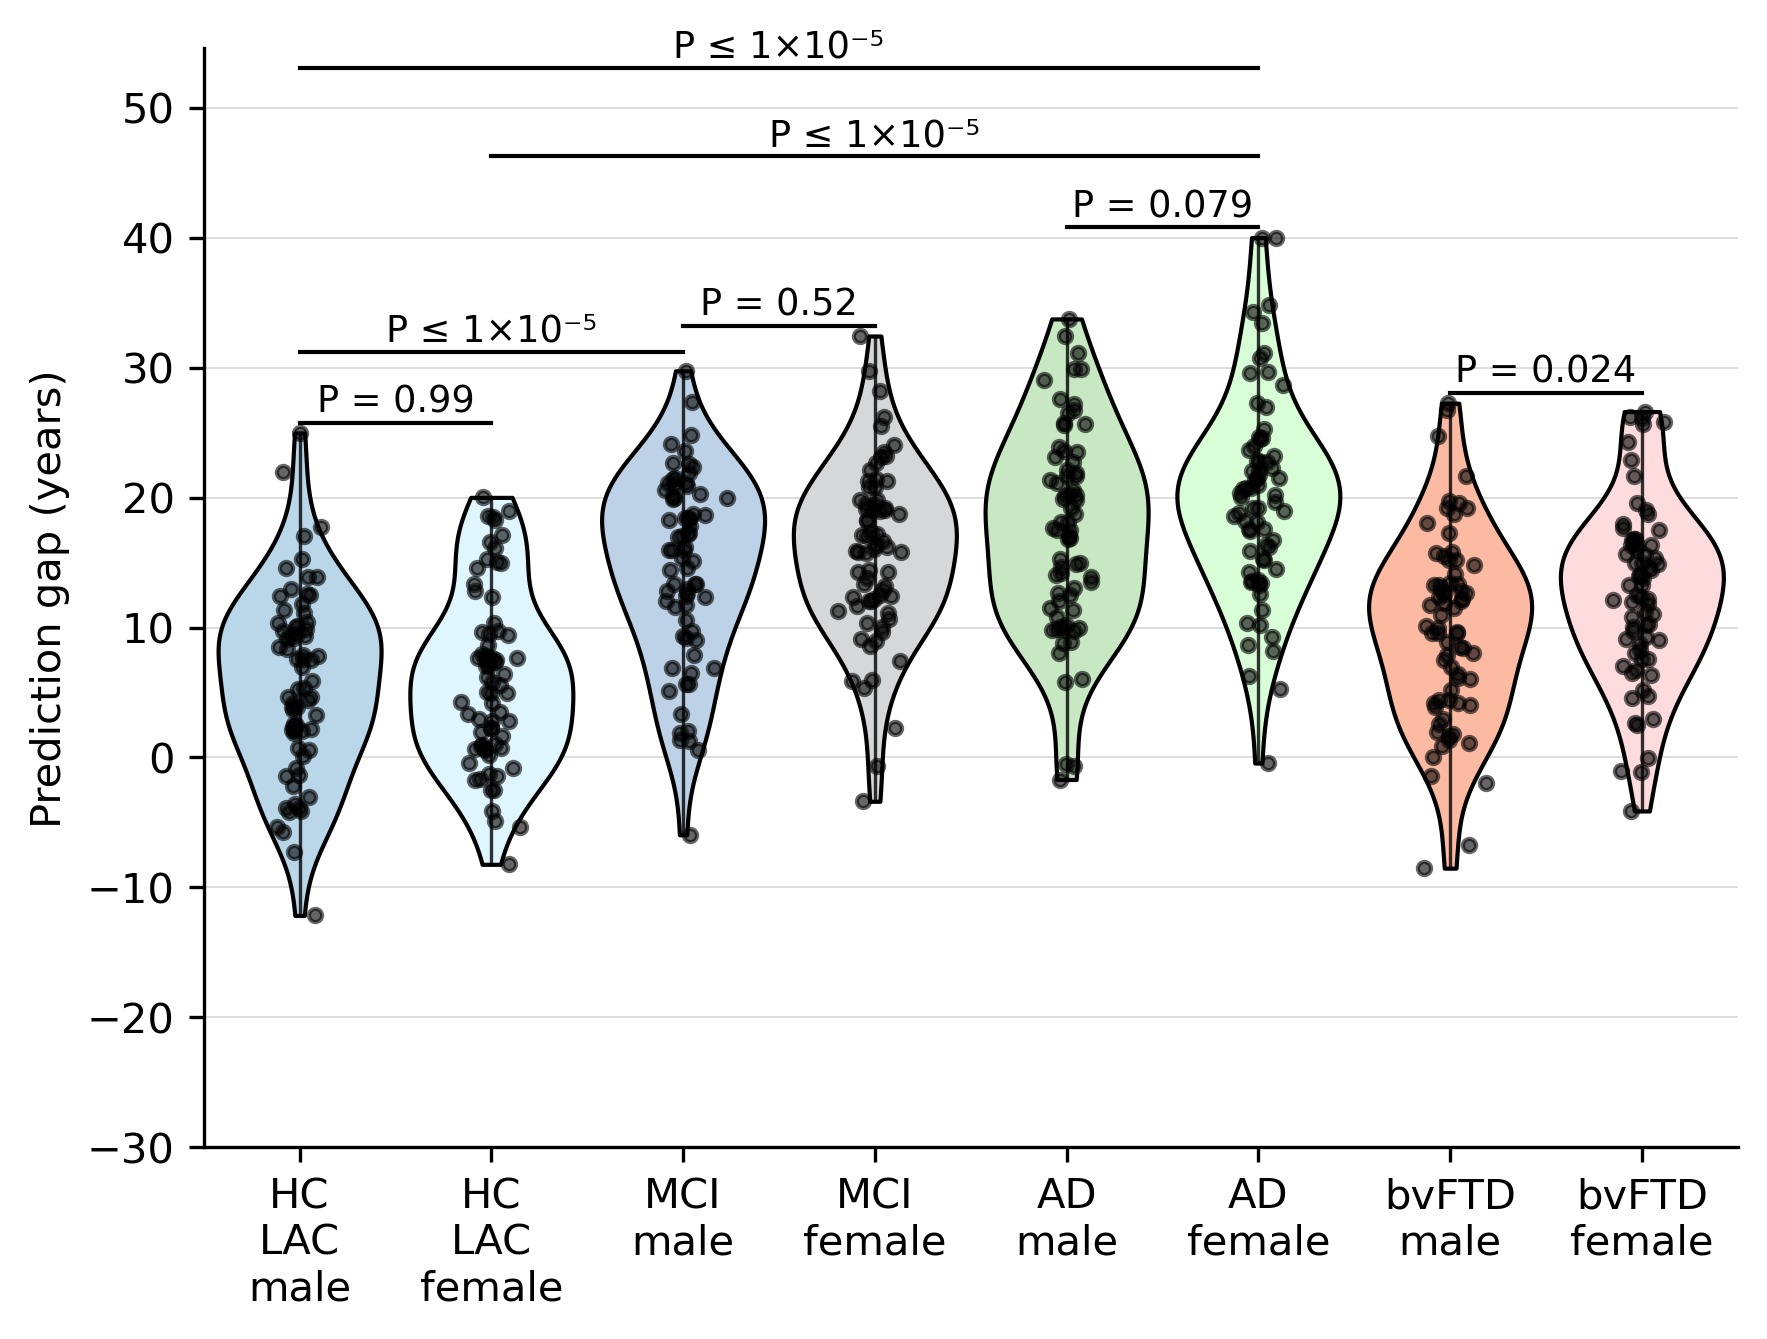

Write Python code to recreate this figure.
# -*- coding: utf-8 -*-

import numpy as np
import pandas as pd
import matplotlib.pyplot as plt
from scipy.stats import mannwhitneyu
from typing import List, Tuple, Optional, Callable, Sequence

def plot_violin_significance(
    df: pd.DataFrame,
    groups_order: Sequence[str],
    pairs: List[Tuple[str, str]],
    colors: Optional[Sequence[str]] = None,           # 自定义颜色序列
    color_map: Optional[Callable[[str], str]] = None, # 或用函数自动根据组名返回颜色
    figsize: Tuple[float, float] = (7, 5),            # 画布大小
    ylim: Optional[Tuple[float, float]] = None,       # y轴范围，可自动扩展
    ylabel: str = "Prediction gap (years)",
    show_points: bool = True,
    jitter_sd: float = 0.06,
    pad_above_violin: float = 0.8,
    base_gap_coef: float = 0.08,
    overlap_coef: float = 0.45,
    span_weight_step: float = 0.25,
    text_offset: float = 0.25,
    line_width: float = 1.0,
    text_size: float = 9.0,
    save_path: Optional[str] = None,
    p_filter: Optional[Callable[[float], bool]] = None,   # 筛选p值（如 lambda p: p<0.05）
    test_func: Callable[[np.ndarray, np.ndarray], float] = None,  # 可替换为 t 检验
):
    """绘制提琴图 + 显著性横线"""

    # ==== 默认统计函数与文本格式 ====
    if test_func is None:
        def test_func(a, b): return mannwhitneyu(a, b, alternative="two-sided").pvalue
    def p_text(p):
        if p <= 1e-5: return "P ≤ 1×10⁻⁵"
        elif p < 0.001: return "P < 0.001"
        else: return f"P = {p:.2g}"

    # ==== 提取数据 ====
    cols = [c for c in groups_order if c in df.columns]
    data = [df[c].dropna().to_numpy() for c in cols]
    positions = np.arange(1, len(data) + 1)
    name2idx = {n: i for i, n in enumerate(cols)}

    # ==== 计算 p 值 ====
    pairs_idx = [(name2idx[a], name2idx[b]) for a, b in pairs if a in name2idx and b in name2idx]
    pvals = {p: test_func(data[p[0]], data[p[1]]) for p in pairs_idx}
    if p_filter:
        pvals = {p: v for p, v in pvals.items() if p_filter(v)}
    labels = {p: p_text(v) for p, v in pvals.items()}

    # ==== 画布 ====
    fig, ax = plt.subplots(figsize=figsize)
    
    # ==== 自动配色 ====
    if color_map:
        colors = [color_map(name) for name in cols]
    elif colors is None:
        colors = plt.cm.tab20(np.linspace(0, 1, len(cols)))

    # ==== 提琴图 ====
    parts = ax.violinplot(data, positions=positions, showmeans=False,
                          showmedians=False, showextrema=False, widths=0.85)
    for i, body in enumerate(parts["bodies"]):
        body.set_facecolor(colors[i % len(colors)])
        body.set_edgecolor("black")
        body.set_linewidth(0.8)
        body.set_alpha(1.0)

    # ==== 获取顶部y值 ====
    y_tops = []
    for i, body in enumerate(parts["bodies"]):
        verts = body.get_paths()[0].vertices
        ymin, ymax = verts[:, 1].min(), verts[:, 1].max()
        y_tops.append(ymax)
        ax.plot([positions[i], positions[i]], [ymin, ymax],
                color="black", lw=0.8, alpha=0.8, zorder=2)

    # ==== 散点 ====
    if show_points:
        np.random.seed(42)
        for i, vals in enumerate(data):
            jitter = np.random.normal(0, jitter_sd, len(vals))
            ax.scatter(np.full_like(vals, positions[i]) + jitter, vals,
                       s=10, color="black", alpha=0.6, zorder=3)

    # ==== 坐标 ====
    ax.set_xlim(0.5, len(data) + 0.5)
    if ylim:
        ax.set_ylim(*ylim)
    ax.set_ylabel(ylabel)
    ax.set_xticks(positions)
    ax.set_xticklabels([c.replace(" ", "\n") for c in cols], rotation=0)
    ax.yaxis.grid(True, linestyle="-", linewidth=0.4, alpha=0.5)
    ax.set_axisbelow(True)
    for spine in ["top", "right"]:
        ax.spines[spine].set_visible(False)

    # ==== 显著性横线 ====
    def overlaps(a1, a2, b1, b2):
        return not (a2 <= b1 or a1 >= b2)

    pairs_xy = [(a + 1, b + 1, labels[(a, b)]) for (a, b) in pairs_idx if (a, b) in labels]
    pairs_xy.sort(key=lambda t: (t[1] - t[0], t[0]))
    base_gap = max(1.0, base_gap_coef * np.mean([len(s) for _, _, s in pairs_xy]))

    placed = []
    for x1, x2, lab in pairs_xy:
        y = max(y_tops[x1 - 1], y_tops[x2 - 1]) + pad_above_violin
        span = x2 - x1
        span_weight = 1.0 + max(0, (2 - span)) * span_weight_step

        bumped = True
        while bumped:
            bumped = False
            for px1, px2, py in placed:
                if overlaps(x1, x2, px1, px2):
                    overlap_len = max(0.0, min(x2, px2) - max(x1, px1))
                    min_gap = base_gap * (5 + overlap_coef * overlap_len) * span_weight
                    if y < py + min_gap:
                        y = py + min_gap
                        bumped = True
                        break
        ax.plot([x1, x2], [y, y], lw=line_width, c="black", zorder=4)
        ax.text((x1 + x2) / 2, y + text_offset, lab, ha="center", va="bottom",
                fontsize=text_size, color="black", zorder=5)
        placed.append((x1, x2, y))

    # ==== 自动扩展y轴 ====
    if placed:
        top_y = max(y for *_, y in placed) + 1.2
        lo, hi = ax.get_ylim()
        ax.set_ylim(lo, max(hi, top_y))

    plt.tight_layout()
    if save_path:
        plt.savefig(save_path, dpi=300, bbox_inches="tight")
    return fig, ax


df = pd.read_csv("Violin-data.csv")

groups = [
    "HC LAC male","HC LAC female",
    "MCI male","MCI female",
    "AD male","AD female",
    "bvFTD male","bvFTD female"
]
pairs = [
    ("HC LAC male","HC LAC female"),
    ("MCI male","MCI female"),
    ("AD male","AD female"),
    ("bvFTD male","bvFTD female"),
    ("HC LAC female","AD female"),
    ("HC LAC male","AD female"),
]

colors = ["#bad7e9", "#dff6ff",
          "#bdd2e6", "#d5d7d8",
          "#c7e8c2", "#d8fed7",
          "#fdbaa3", "#fedcdd"]

plot_violin_significance(
    df, groups, pairs,
    colors=colors,
    figsize=(6, 4),
    p_filter=lambda p: p < 0.05,
    save_path="violin.png"
)

plt.show()
